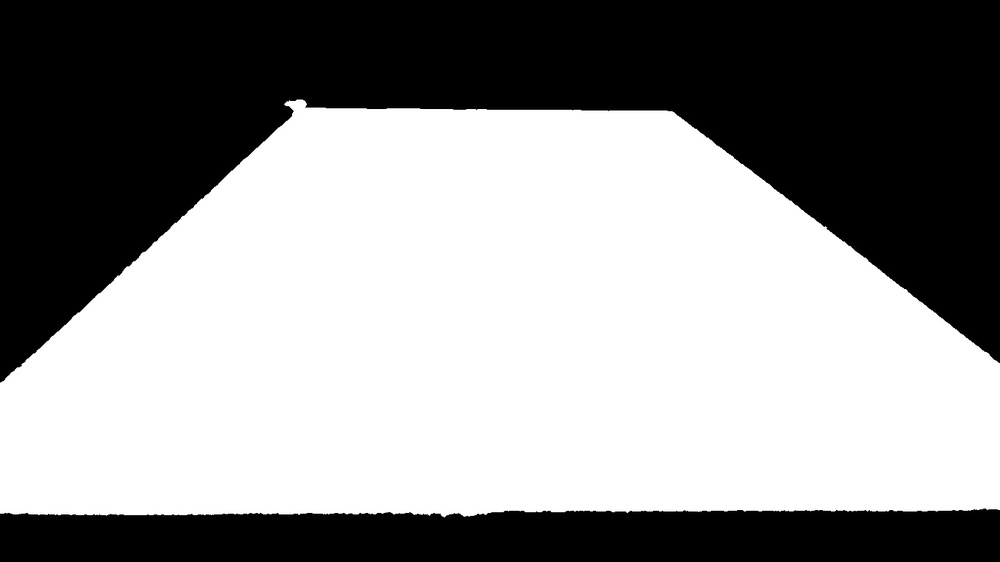
#> input picture images/blackandwhite.jpg, 1000 x 562 px, shrunk from 1366 x 768 before the run
$ python test.py
#> lines starting #> are read from the running program, lines starting #| are printed output that depends on the picture; after the words box and inside, x2 and y2 are one past the last pixel; in counts of white or black regions, pixels touching at a corner belong together
import cv2
import numpy as np
from matplotlib import pyplot as plt

img = cv2.imread('./images/blackandwhite.jpg', 0)
#> img is the input picture: shape (562, 1000); min 0, max 255, mean 145.5
img = np.float32(img)

corners = cv2.cornerHarris(img, 2, 3, 0.04)
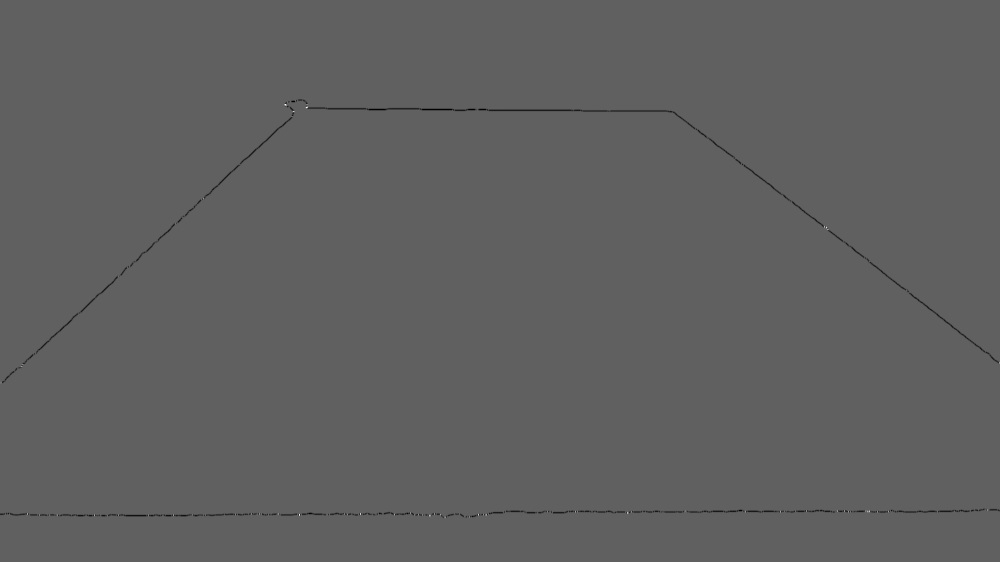
#> corners: shape (562, 1000) float32; min -145446000, max 238378480, mean -472451.5; drawn with min black and max white

plt.subplot(2, 1, 1), plt.imshow(corners, cmap='jet')
plt.title('Harris Corner Detection'), plt.xticks([]), plt.yticks([])

img2 = cv2.imread('./images/blackandwhite.jpg')
corners2 = cv2.dilate(corners, None, iterations=3)
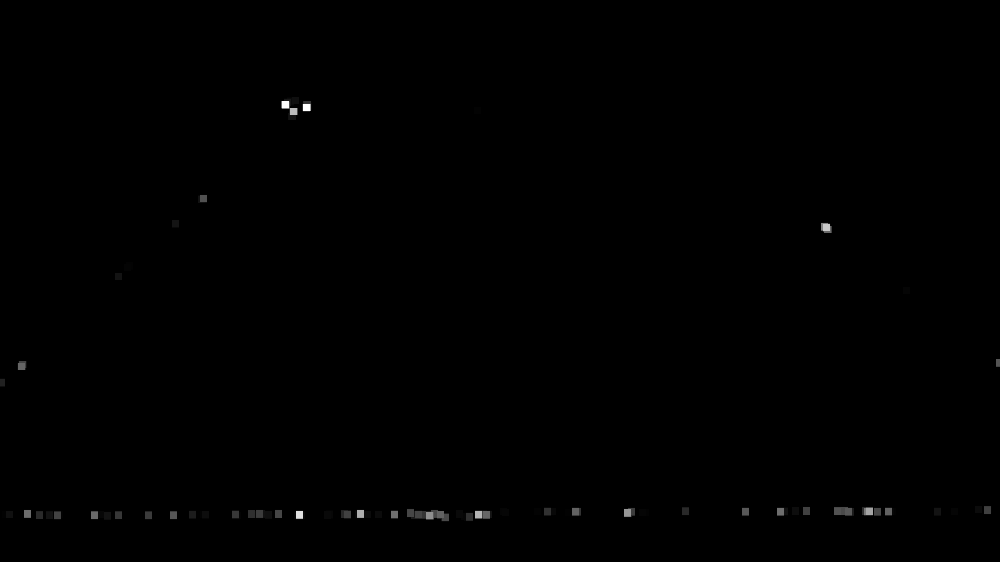
#> corners2: shape (562, 1000) float32; min -12.96, max 238378480, mean 472524.7; drawn with min black and max white
img2[corners2 > 0.01 * corners2.max()] = [55]
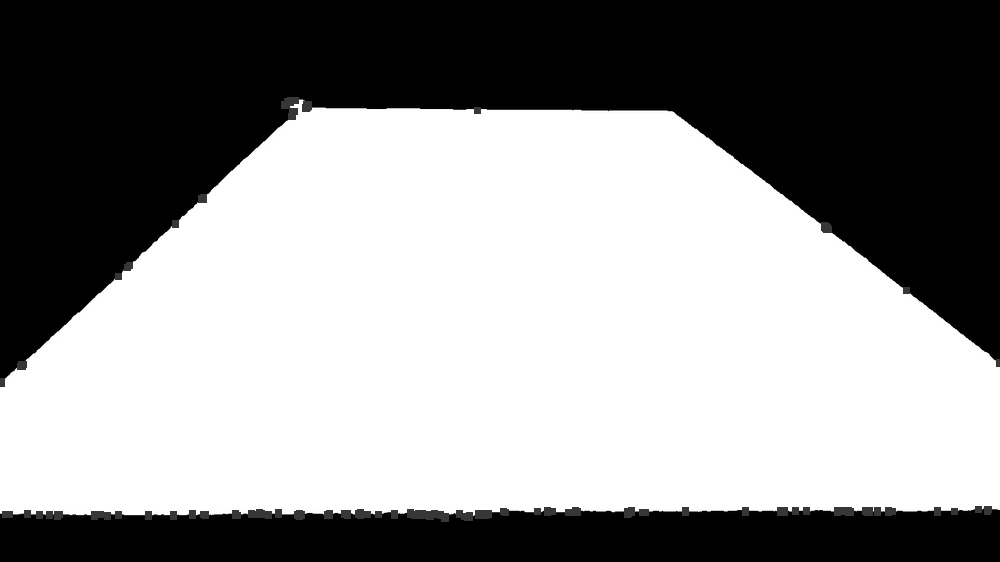
#> img2: shape (562, 1000, 3); 0.86% of pixels changed, all inside (x1, y1, x2, y2) = (0, 97, 1000, 522)

plt.subplot(2, 1, 2), plt.imshow(img2, cmap='gray')
plt.title('Canny Edge Detection'), plt.xticks([]), plt.yticks([])

plt.show()
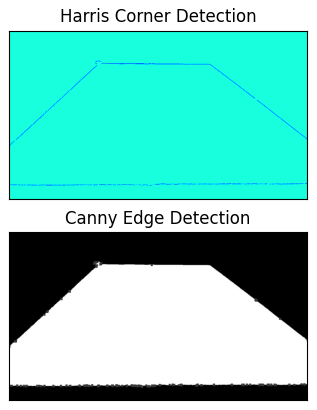
#> figure drawn by matplotlib, 2 panels
